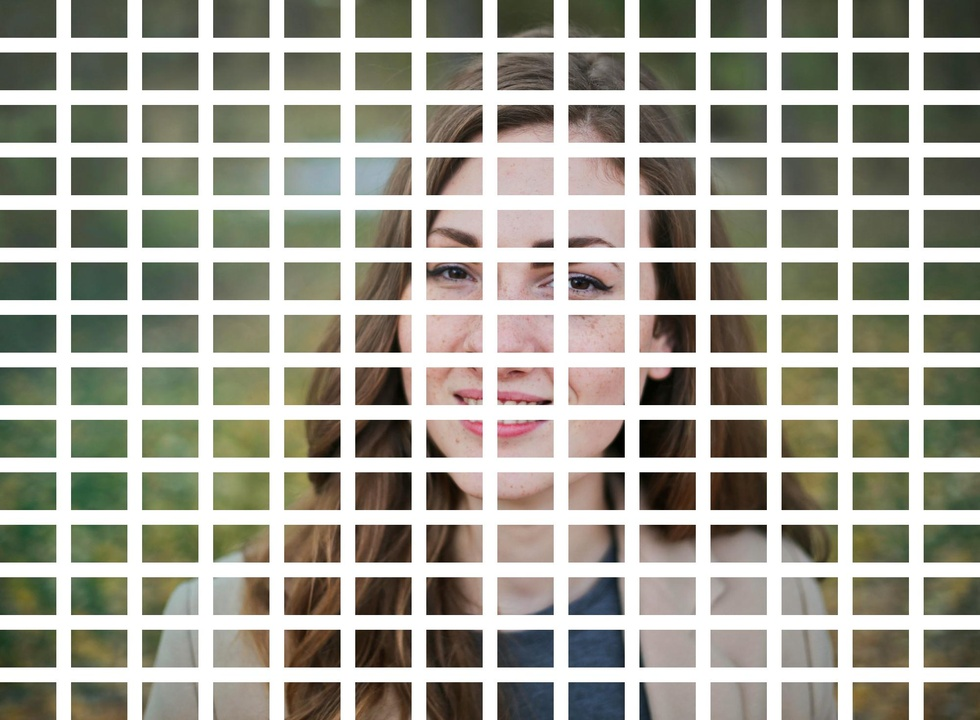
#> input picture WORK_IN_PROGRESS/utils/pexels-olly-762020_exploded.jpg, 980 x 720 px, shrunk from 2000 x 1468 before the run
$ python explode.py --file pexels-olly-762020_exploded.jpg
#> lines starting #> are read from the running program, lines starting #| are printed output that depends on the picture
from PIL import Image
import argparse
import os
from pathlib import Path


def explode_image(path, n=4, spacing=10, output="exploded.jpg"):
#> called with path = 'pexels-olly-762020_exploded.jpg', n = 7, spacing = 20, output = 'pexels-olly-762020_exploded_exploded.jpg'
    img = Image.open(path)
#> img is the input picture: PIL image 980x720 RGB; mean R, G, B 165.6, 163.9, 152.9
    w, h = img.size
#> w = 980; h = 720
    tile_w, tile_h = w // n, h // n
#> tile_w = 140; tile_h = 102

    # New canvas size with spacing between tiles
    new_w = tile_w * n + spacing * (n - 1)
#> new_w = 1100
    new_h = tile_h * n + spacing * (n - 1)
#> new_h = 834
    exploded = Image.new('RGB', (new_w, new_h), color='white')
#> exploded: PIL image 1100x834 RGB; every value is 255

    # Paste tiles into new canvas with spacing
    for row in range(n):
        for col in range(n):
            left = col * tile_w
            upper = row * tile_h
            box = (left, upper, left + tile_w, upper + tile_h)
            tile = img.crop(box)

            new_left = col * (tile_w + spacing)
            new_upper = row * (tile_h + spacing)
            exploded.paste(tile, (new_left, new_upper))
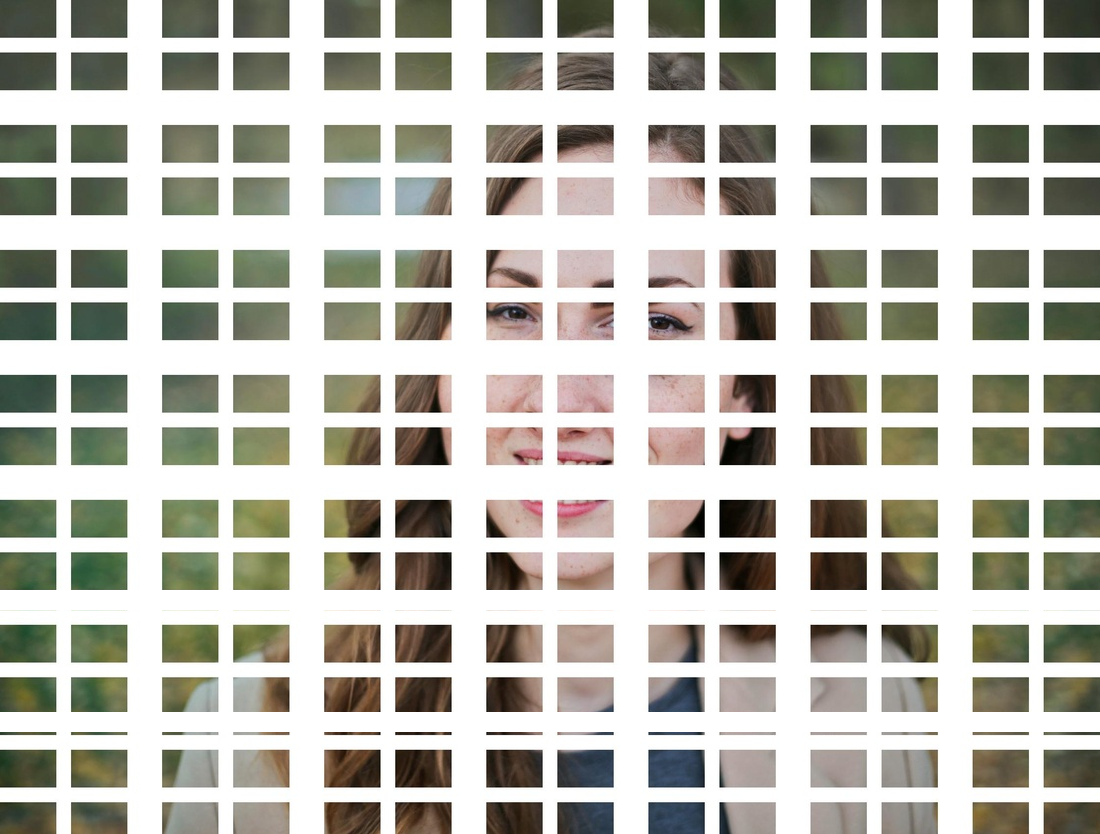
#> exploded: PIL image 1100x834 RGB; mean R, G, B 187, 185.8, 177.4
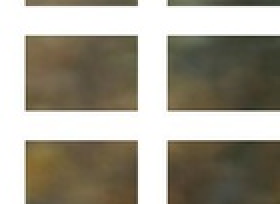
#> tile: PIL image 140x102 RGB (shown 2 times larger); mean R, G, B 161.5, 156.5, 142.9

    exploded.save(output)
    print(f"Saved to {output}")


description='Takes a JPEG image, break it into an g x g grid (like tiles), then "explode" it by spacing the tiles out to form a larger canvas with gaps between them. The result will look like the image was "blown apart" into pieces.'

parser = argparse.ArgumentParser(prog='explode_image.py',description=description)

parser.add_argument("-f", "--file", required=True, help="Image to be exploded", type=str)
parser.add_argument("-g", "--grid_size", default=7, help="Grid size", type=int)
parser.add_argument("-s", "--spacing", default = 20, help="Grid spacing after explosion", type=int)

args = parser.parse_args()

if not os.path.isfile(args.file):
    print(f"Error: Input image '{args.file}' does not exist.")
    exit(1)

file_name, file_ext = os.path.splitext(os.path.basename(args.file))  # Split filename and extension
output = f"{file_name}_exploded{file_ext}"  # Add the suffix and keep the or


explode_image(args.file, n=args.grid_size, spacing=args.spacing, output=output)

$ run again, on CODE/FaceClustering/Landmarks_as_embeddings/doc_images/mediapipe_landmarks.jpg
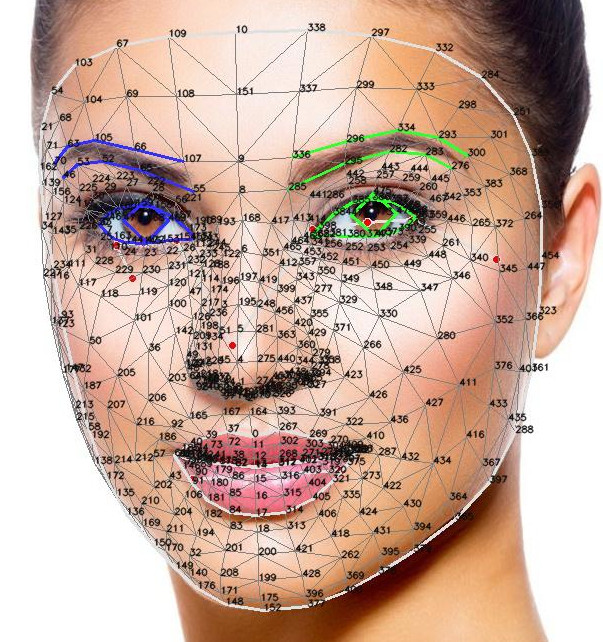
#> input picture CODE/FaceClustering/Landmarks_as_embeddings/doc_images/mediapipe_landmarks.jpg, 603 x 642 px
#> in explode_image, img is the input picture: PIL image 603x642 RGB; mean R, G, B 201.4, 171.9, 157.7
#> after the loop in explode_image, `for row in range(n):`:
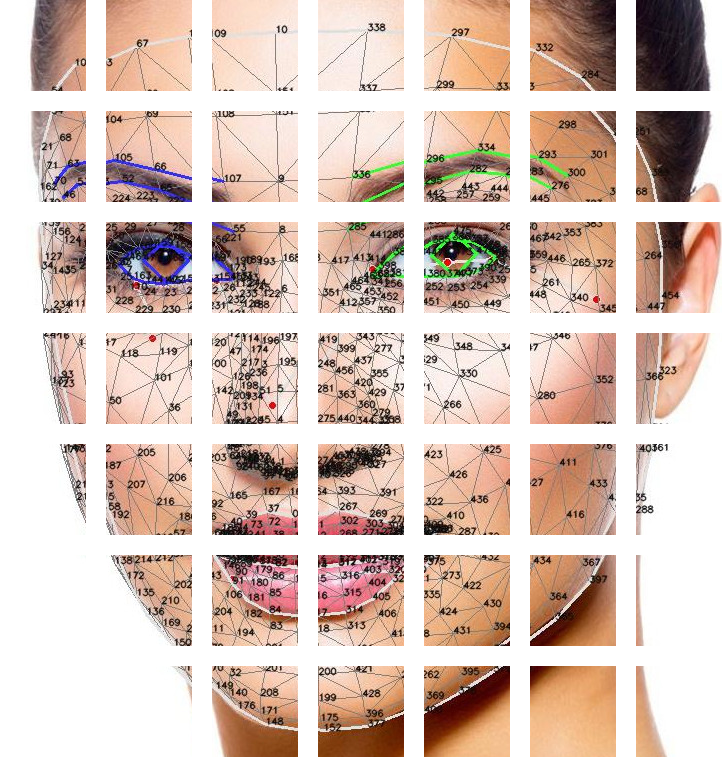
#> exploded: PIL image 722x757 RGB; mean R, G, B 217.2, 196.6, 186.6
#> after the loop in explode_image, `for row in range(n):`:
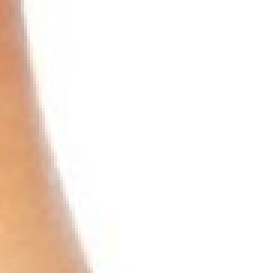
#> tile: PIL image 86x91 RGB (shown 3 times larger); mean R, G, B 247.6, 237.7, 230.4

$ run again, on CODE/FaceClustering/Landmarks_as_embeddings/doc_images/t-SNE for classifier embeddings.jpg
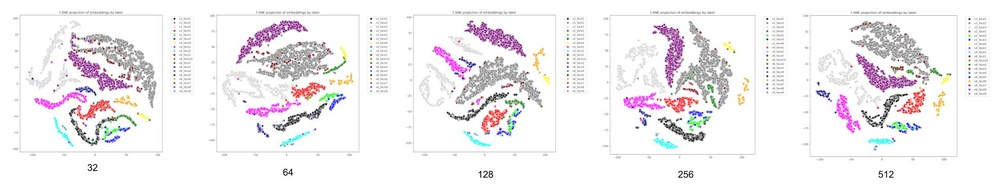
#> input picture CODE/FaceClustering/Landmarks_as_embeddings/doc_images/t-SNE for classifier embeddings.jpg, 1000 x 193 px, shrunk from 1968 x 379 before the run
#> in explode_image, img is the input picture: PIL image 1000x193 RGB; mean R, G, B 242.5, 239.8, 241.7
#> after the loop in explode_image, `for row in range(n):`:
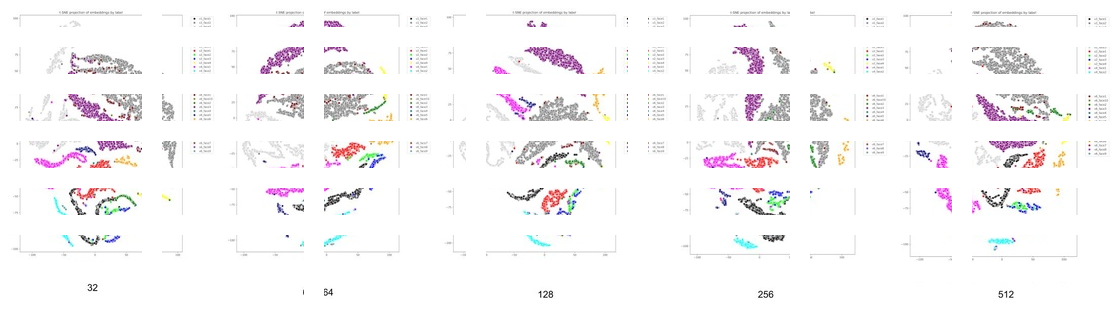
#> exploded: PIL image 1114x309 RGB; mean R, G, B 248, 246.5, 247.5
#> after the loop in explode_image, `for row in range(n):`:
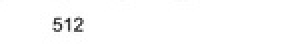
#> tile: PIL image 142x27 RGB (shown 2 times larger); min 37, max 255, mean 252.6
